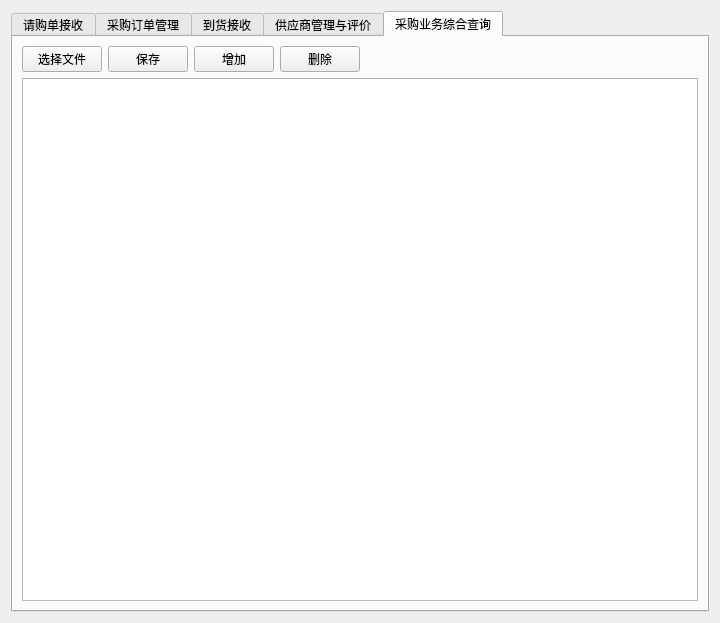
<?xml version="1.0" encoding="UTF-8"?>
<ui version="4.0">
 <class>cg_sector</class>
 <widget class="QWidget" name="cg_sector">
  <property name="geometry">
   <rect>
    <x>0</x>
    <y>0</y>
    <width>720</width>
    <height>623</height>
   </rect>
  </property>
  <property name="windowTitle">
   <string>Form</string>
  </property>
  <layout class="QVBoxLayout" name="verticalLayout_11">
   <item>
    <widget class="QTabWidget" name="tabWidget">
     <property name="currentIndex">
      <number>4</number>
     </property>
     <widget class="QWidget" name="tab_1">
      <attribute name="title">
       <string>请购单接收</string>
      </attribute>
      <layout class="QVBoxLayout" name="verticalLayout_14">
       <item>
        <layout class="QVBoxLayout" name="verticalLayout_13">
         <item>
          <layout class="QHBoxLayout" name="horizontalLayout_15">
           <item>
            <widget class="PrimaryPushButton" name="requisition_receipt_btn">
             <property name="sizePolicy">
              <sizepolicy hsizetype="Fixed" vsizetype="Fixed">
               <horstretch>0</horstretch>
               <verstretch>0</verstretch>
              </sizepolicy>
             </property>
             <property name="minimumSize">
              <size>
               <width>100</width>
               <height>0</height>
              </size>
             </property>
             <property name="text">
              <string>读取采购请求</string>
             </property>
            </widget>
           </item>
           <item>
            <widget class="PrimaryPushButton" name="requisition_accept_btn">
             <property name="sizePolicy">
              <sizepolicy hsizetype="Fixed" vsizetype="Fixed">
               <horstretch>0</horstretch>
               <verstretch>0</verstretch>
              </sizepolicy>
             </property>
             <property name="minimumSize">
              <size>
               <width>100</width>
               <height>0</height>
              </size>
             </property>
             <property name="text">
              <string>接收请求</string>
             </property>
            </widget>
           </item>
           <item>
            <spacer name="horizontalSpacer">
             <property name="orientation">
              <enum>Qt::Horizontal</enum>
             </property>
             <property name="sizeHint" stdset="0">
              <size>
               <width>40</width>
               <height>20</height>
              </size>
             </property>
            </spacer>
           </item>
          </layout>
         </item>
         <item>
          <widget class="TableView" name="requisition_table_view">
           <property name="contextMenuPolicy">
            <enum>Qt::DefaultContextMenu</enum>
           </property>
           <property name="sizeAdjustPolicy">
            <enum>QAbstractScrollArea::AdjustIgnored</enum>
           </property>
           <property name="editTriggers">
            <set>QAbstractItemView::NoEditTriggers</set>
           </property>
           <property name="alternatingRowColors">
            <bool>true</bool>
           </property>
           <property name="selectionMode">
            <enum>QAbstractItemView::ExtendedSelection</enum>
           </property>
           <property name="selectionBehavior">
            <enum>QAbstractItemView::SelectRows</enum>
           </property>
          </widget>
         </item>
        </layout>
       </item>
      </layout>
     </widget>
     <widget class="QWidget" name="tab_2">
      <attribute name="title">
       <string>采购订单管理</string>
      </attribute>
      <layout class="QVBoxLayout" name="verticalLayout_2">
       <item>
        <layout class="QVBoxLayout" name="verticalLayout">
         <item>
          <layout class="QGridLayout" name="gridLayout">
           <item row="0" column="0">
            <widget class="StrongBodyLabel" name="label_12">
             <property name="minimumSize">
              <size>
               <width>96</width>
               <height>0</height>
              </size>
             </property>
             <property name="text">
              <string>采购明细预览：</string>
             </property>
             <property name="alignment">
              <set>Qt::AlignLeading|Qt::AlignLeft|Qt::AlignVCenter</set>
             </property>
            </widget>
           </item>
           <item row="0" column="1" colspan="2">
            <spacer name="horizontalSpacer_3">
             <property name="orientation">
              <enum>Qt::Horizontal</enum>
             </property>
             <property name="sizeHint" stdset="0">
              <size>
               <width>518</width>
               <height>20</height>
              </size>
             </property>
            </spacer>
           </item>
           <item row="1" column="2">
            <widget class="PrimaryToolButton" name="order_search">
             <property name="sizePolicy">
              <sizepolicy hsizetype="Fixed" vsizetype="Fixed">
               <horstretch>0</horstretch>
               <verstretch>0</verstretch>
              </sizepolicy>
             </property>
             <property name="minimumSize">
              <size>
               <width>75</width>
               <height>26</height>
              </size>
             </property>
             <property name="text">
              <string>导入</string>
             </property>
            </widget>
           </item>
           <item row="2" column="2">
            <widget class="PrimaryToolButton" name="order_save">
             <property name="sizePolicy">
              <sizepolicy hsizetype="Fixed" vsizetype="Fixed">
               <horstretch>0</horstretch>
               <verstretch>0</verstretch>
              </sizepolicy>
             </property>
             <property name="minimumSize">
              <size>
               <width>75</width>
               <height>26</height>
              </size>
             </property>
             <property name="text">
              <string>保存</string>
             </property>
            </widget>
           </item>
           <item row="3" column="2">
            <widget class="ToolButton" name="order_add">
             <property name="sizePolicy">
              <sizepolicy hsizetype="Fixed" vsizetype="Fixed">
               <horstretch>0</horstretch>
               <verstretch>0</verstretch>
              </sizepolicy>
             </property>
             <property name="minimumSize">
              <size>
               <width>75</width>
               <height>26</height>
              </size>
             </property>
             <property name="text">
              <string>增加</string>
             </property>
            </widget>
           </item>
           <item row="4" column="2">
            <widget class="ToolButton" name="order_delete">
             <property name="sizePolicy">
              <sizepolicy hsizetype="Fixed" vsizetype="Fixed">
               <horstretch>0</horstretch>
               <verstretch>0</verstretch>
              </sizepolicy>
             </property>
             <property name="minimumSize">
              <size>
               <width>75</width>
               <height>26</height>
              </size>
             </property>
             <property name="text">
              <string>删除</string>
             </property>
            </widget>
           </item>
           <item row="5" column="2">
            <spacer name="verticalSpacer">
             <property name="orientation">
              <enum>Qt::Vertical</enum>
             </property>
             <property name="sizeHint" stdset="0">
              <size>
               <width>20</width>
               <height>98</height>
              </size>
             </property>
            </spacer>
           </item>
           <item row="1" column="0" rowspan="5" colspan="2">
            <widget class="TableView" name="order_table_view"/>
           </item>
          </layout>
         </item>
         <item>
          <layout class="QHBoxLayout" name="horizontalLayout_2">
           <item>
            <layout class="QGridLayout" name="gridLayout_3">
             <item row="0" column="0" colspan="2">
              <widget class="StrongBodyLabel" name="label">
               <property name="text">
                <string>采购明细号：</string>
               </property>
               <property name="alignment">
                <set>Qt::AlignRight|Qt::AlignTrailing|Qt::AlignVCenter</set>
               </property>
              </widget>
             </item>
             <item row="0" column="2">
              <widget class="LineEdit" name="order_detail_id">
               <property name="minimumSize">
                <size>
                 <width>121</width>
                 <height>0</height>
                </size>
               </property>
               <property name="maximumSize">
                <size>
                 <width>121</width>
                 <height>16777215</height>
                </size>
               </property>
              </widget>
             </item>
             <item row="0" column="3">
              <widget class="StrongBodyLabel" name="label_10">
               <property name="text">
                <string>   供应商：</string>
               </property>
               <property name="alignment">
                <set>Qt::AlignRight|Qt::AlignTrailing|Qt::AlignVCenter</set>
               </property>
              </widget>
             </item>
             <item row="0" column="4" colspan="2">
              <widget class="LineEdit" name="order_supplier"/>
             </item>
             <item row="1" column="0" colspan="2">
              <widget class="StrongBodyLabel" name="label_2">
               <property name="text">
                <string>预计到货时间：</string>
               </property>
              </widget>
             </item>
             <item row="1" column="2">
              <widget class="DateTimeEdit" name="dateTimeEdit"/>
             </item>
             <item row="1" column="3" colspan="2">
              <widget class="StrongBodyLabel" name="label_7">
               <property name="text">
                <string>   收货单号：</string>
               </property>
               <property name="alignment">
                <set>Qt::AlignRight|Qt::AlignTrailing|Qt::AlignVCenter</set>
               </property>
              </widget>
             </item>
             <item row="1" column="5">
              <widget class="LineEdit" name="order_receipt_box"/>
             </item>
             <item row="2" column="0">
              <widget class="BodyLabel" name="label_8">
               <property name="text">
                <string>          备注：</string>
               </property>
               <property name="alignment">
                <set>Qt::AlignRight|Qt::AlignTop|Qt::AlignTrailing</set>
               </property>
              </widget>
             </item>
             <item row="2" column="1" colspan="5">
              <widget class="TextEdit" name="order_remarks">
               <property name="sizePolicy">
                <sizepolicy hsizetype="Minimum" vsizetype="Maximum">
                 <horstretch>0</horstretch>
                 <verstretch>0</verstretch>
                </sizepolicy>
               </property>
               <property name="minimumSize">
                <size>
                 <width>300</width>
                 <height>0</height>
                </size>
               </property>
               <property name="maximumSize">
                <size>
                 <width>16777215</width>
                 <height>100</height>
                </size>
               </property>
              </widget>
             </item>
            </layout>
           </item>
           <item>
            <layout class="QGridLayout" name="gridLayout_2">
             <item row="0" column="0">
              <widget class="BodyLabel" name="label_3">
               <property name="text">
                <string>物料编码：</string>
               </property>
               <property name="alignment">
                <set>Qt::AlignRight|Qt::AlignTrailing|Qt::AlignVCenter</set>
               </property>
              </widget>
             </item>
             <item row="0" column="1" colspan="2">
              <widget class="LineEdit" name="order_bom"/>
             </item>
             <item row="1" column="0" colspan="2">
              <widget class="BodyLabel" name="label_6">
               <property name="text">
                <string>物料价格：</string>
               </property>
               <property name="alignment">
                <set>Qt::AlignRight|Qt::AlignTrailing|Qt::AlignVCenter</set>
               </property>
              </widget>
             </item>
             <item row="1" column="2">
              <widget class="LineEdit" name="order_price">
               <property name="minimumSize">
                <size>
                 <width>96</width>
                 <height>0</height>
                </size>
               </property>
              </widget>
             </item>
             <item row="2" column="0" colspan="2">
              <widget class="BodyLabel" name="label_9">
               <property name="text">
                <string>订货批量：</string>
               </property>
               <property name="alignment">
                <set>Qt::AlignRight|Qt::AlignTrailing|Qt::AlignVCenter</set>
               </property>
              </widget>
             </item>
             <item row="2" column="2">
              <widget class="LineEdit" name="order_quantity">
               <property name="sizePolicy">
                <sizepolicy hsizetype="Preferred" vsizetype="Fixed">
                 <horstretch>0</horstretch>
                 <verstretch>0</verstretch>
                </sizepolicy>
               </property>
               <property name="minimumSize">
                <size>
                 <width>96</width>
                 <height>0</height>
                </size>
               </property>
              </widget>
             </item>
             <item row="3" column="0" colspan="2">
              <widget class="BodyLabel" name="label_11">
               <property name="text">
                <string>商品总价：</string>
               </property>
               <property name="alignment">
                <set>Qt::AlignRight|Qt::AlignTrailing|Qt::AlignVCenter</set>
               </property>
              </widget>
             </item>
             <item row="3" column="2">
              <widget class="LineEdit" name="order_total_price">
               <property name="minimumSize">
                <size>
                 <width>96</width>
                 <height>0</height>
                </size>
               </property>
              </widget>
             </item>
            </layout>
           </item>
          </layout>
         </item>
        </layout>
       </item>
      </layout>
     </widget>
     <widget class="QWidget" name="tab_3">
      <attribute name="title">
       <string>到货接收</string>
      </attribute>
      <layout class="QVBoxLayout" name="verticalLayout_4">
       <item>
        <layout class="QVBoxLayout" name="verticalLayout_3">
         <item>
          <layout class="QGridLayout" name="gridLayout_4">
           <item row="0" column="0">
            <widget class="StrongBodyLabel" name="label_5">
             <property name="text">
              <string>到货接收：</string>
             </property>
            </widget>
           </item>
           <item row="0" column="1" colspan="2">
            <spacer name="horizontalSpacer_4">
             <property name="orientation">
              <enum>Qt::Horizontal</enum>
             </property>
             <property name="sizeHint" stdset="0">
              <size>
               <width>558</width>
               <height>20</height>
              </size>
             </property>
            </spacer>
           </item>
           <item row="1" column="0" rowspan="5" colspan="2">
            <widget class="TableView" name="receive_table_view"/>
           </item>
           <item row="1" column="2">
            <widget class="PrimaryPushButton" name="receive_search">
             <property name="sizePolicy">
              <sizepolicy hsizetype="Fixed" vsizetype="Fixed">
               <horstretch>0</horstretch>
               <verstretch>0</verstretch>
              </sizepolicy>
             </property>
             <property name="minimumSize">
              <size>
               <width>75</width>
               <height>26</height>
              </size>
             </property>
             <property name="text">
              <string>读取</string>
             </property>
             <property name="icon">
              <iconset>
               <normaloff>E:/.designer/backup/python/pyQT-sqlite-gui/icons/sc_refresh.png</normaloff>E:/.designer/backup/python/pyQT-sqlite-gui/icons/sc_refresh.png</iconset>
             </property>
            </widget>
           </item>
           <item row="2" column="2">
            <widget class="PrimaryPushButton" name="receive_save">
             <property name="sizePolicy">
              <sizepolicy hsizetype="Fixed" vsizetype="Fixed">
               <horstretch>0</horstretch>
               <verstretch>0</verstretch>
              </sizepolicy>
             </property>
             <property name="minimumSize">
              <size>
               <width>75</width>
               <height>26</height>
              </size>
             </property>
             <property name="text">
              <string>保存</string>
             </property>
             <property name="icon">
              <iconset>
               <normaloff>E:/.designer/backup/python/pyQT-sqlite-gui/icons/sc_refresh.png</normaloff>E:/.designer/backup/python/pyQT-sqlite-gui/icons/sc_refresh.png</iconset>
             </property>
            </widget>
           </item>
           <item row="3" column="2">
            <widget class="PushButton" name="receive_add">
             <property name="sizePolicy">
              <sizepolicy hsizetype="Fixed" vsizetype="Fixed">
               <horstretch>0</horstretch>
               <verstretch>0</verstretch>
              </sizepolicy>
             </property>
             <property name="minimumSize">
              <size>
               <width>75</width>
               <height>26</height>
              </size>
             </property>
             <property name="text">
              <string>增加</string>
             </property>
             <property name="icon">
              <iconset>
               <normaloff>E:/.designer/backup/python/pyQT-sqlite-gui/icons/sc_refresh.png</normaloff>E:/.designer/backup/python/pyQT-sqlite-gui/icons/sc_refresh.png</iconset>
             </property>
            </widget>
           </item>
           <item row="4" column="2">
            <widget class="PushButton" name="receive_delete">
             <property name="sizePolicy">
              <sizepolicy hsizetype="Fixed" vsizetype="Fixed">
               <horstretch>0</horstretch>
               <verstretch>0</verstretch>
              </sizepolicy>
             </property>
             <property name="minimumSize">
              <size>
               <width>75</width>
               <height>26</height>
              </size>
             </property>
             <property name="text">
              <string>删除</string>
             </property>
             <property name="icon">
              <iconset>
               <normaloff>E:/.designer/backup/python/pyQT-sqlite-gui/icons/sc_refresh.png</normaloff>E:/.designer/backup/python/pyQT-sqlite-gui/icons/sc_refresh.png</iconset>
             </property>
            </widget>
           </item>
           <item row="5" column="2">
            <spacer name="verticalSpacer_2">
             <property name="orientation">
              <enum>Qt::Vertical</enum>
             </property>
             <property name="sizeHint" stdset="0">
              <size>
               <width>20</width>
               <height>168</height>
              </size>
             </property>
            </spacer>
           </item>
          </layout>
         </item>
         <item>
          <layout class="QHBoxLayout" name="horizontalLayout_3">
           <item>
            <layout class="QGridLayout" name="gridLayout_5">
             <item row="0" column="0">
              <widget class="StrongBodyLabel" name="label_17">
               <property name="text">
                <string>收货单号：</string>
               </property>
              </widget>
             </item>
             <item row="0" column="1">
              <widget class="LineEdit" name="receive_id"/>
             </item>
             <item row="1" column="0">
              <widget class="StrongBodyLabel" name="label_13">
               <property name="text">
                <string>物料编码：</string>
               </property>
              </widget>
             </item>
             <item row="1" column="1">
              <widget class="LineEdit" name="receive_item"/>
             </item>
             <item row="2" column="0">
              <widget class="StrongBodyLabel" name="label_18">
               <property name="text">
                <string>到货时间：</string>
               </property>
              </widget>
             </item>
             <item row="2" column="1">
              <widget class="DateTimeEdit" name="receive_time"/>
             </item>
             <item row="3" column="0">
              <widget class="StrongBodyLabel" name="label_19">
               <property name="text">
                <string>到货量：</string>
               </property>
              </widget>
             </item>
             <item row="3" column="1">
              <widget class="LineEdit" name="receive_quantity"/>
             </item>
             <item row="4" column="0">
              <widget class="StrongBodyLabel" name="label_20">
               <property name="text">
                <string>合格品数：</string>
               </property>
              </widget>
             </item>
             <item row="4" column="1">
              <widget class="LineEdit" name="receive_qualified"/>
             </item>
             <item row="5" column="0">
              <widget class="StrongBodyLabel" name="label_21">
               <property name="text">
                <string>入库状态：</string>
               </property>
              </widget>
             </item>
             <item row="5" column="1">
              <widget class="CheckBox" name="receive_status">
               <property name="text">
                <string>已入库</string>
               </property>
              </widget>
             </item>
            </layout>
           </item>
           <item>
            <layout class="QGridLayout" name="gridLayout_6">
             <item row="0" column="0">
              <widget class="BodyLabel" name="label_22">
               <property name="text">
                <string>备注：</string>
               </property>
               <property name="alignment">
                <set>Qt::AlignRight|Qt::AlignTop|Qt::AlignTrailing</set>
               </property>
              </widget>
             </item>
             <item row="1" column="0">
              <widget class="PrimaryPushButton" name="receive_btn">
               <property name="sizePolicy">
                <sizepolicy hsizetype="Fixed" vsizetype="Fixed">
                 <horstretch>0</horstretch>
                 <verstretch>0</verstretch>
                </sizepolicy>
               </property>
               <property name="minimumSize">
                <size>
                 <width>75</width>
                 <height>26</height>
                </size>
               </property>
               <property name="text">
                <string>入库操作</string>
               </property>
              </widget>
             </item>
             <item row="0" column="1" rowspan="2">
              <widget class="TextEdit" name="receive_remarks">
               <property name="sizePolicy">
                <sizepolicy hsizetype="Maximum" vsizetype="Maximum">
                 <horstretch>0</horstretch>
                 <verstretch>0</verstretch>
                </sizepolicy>
               </property>
               <property name="maximumSize">
                <size>
                 <width>300</width>
                 <height>150</height>
                </size>
               </property>
              </widget>
             </item>
            </layout>
           </item>
          </layout>
         </item>
        </layout>
       </item>
      </layout>
     </widget>
     <widget class="QWidget" name="tab_4">
      <attribute name="title">
       <string>供应商管理与评价</string>
      </attribute>
      <layout class="QHBoxLayout" name="horizontalLayout_24">
       <item>
        <layout class="QHBoxLayout" name="horizontalLayout_22">
         <item>
          <layout class="QVBoxLayout" name="verticalLayout_10">
           <item>
            <layout class="QHBoxLayout" name="horizontalLayout">
             <item>
              <widget class="StrongBodyLabel" name="label_4">
               <property name="sizePolicy">
                <sizepolicy hsizetype="Fixed" vsizetype="Fixed">
                 <horstretch>0</horstretch>
                 <verstretch>0</verstretch>
                </sizepolicy>
               </property>
               <property name="minimumSize">
                <size>
                 <width>60</width>
                 <height>30</height>
                </size>
               </property>
               <property name="maximumSize">
                <size>
                 <width>16777215</width>
                 <height>30</height>
                </size>
               </property>
               <property name="text">
                <string>供应商：</string>
               </property>
              </widget>
             </item>
             <item>
              <widget class="ComboBox" name="supplier_choose_box">
               <property name="minimumSize">
                <size>
                 <width>151</width>
                 <height>30</height>
                </size>
               </property>
               <property name="maximumSize">
                <size>
                 <width>16777215</width>
                 <height>30</height>
                </size>
               </property>
              </widget>
             </item>
             <item>
              <spacer name="horizontalSpacer_2">
               <property name="orientation">
                <enum>Qt::Horizontal</enum>
               </property>
               <property name="sizeHint" stdset="0">
                <size>
                 <width>128</width>
                 <height>20</height>
                </size>
               </property>
              </spacer>
             </item>
            </layout>
           </item>
           <item>
            <layout class="QHBoxLayout" name="horizontalLayout_21">
             <item>
              <layout class="QVBoxLayout" name="verticalLayout_9">
               <item>
                <layout class="QHBoxLayout" name="horizontalLayout_16">
                 <item>
                  <spacer name="horizontalSpacer_21">
                   <property name="orientation">
                    <enum>Qt::Horizontal</enum>
                   </property>
                   <property name="sizeType">
                    <enum>QSizePolicy::Fixed</enum>
                   </property>
                   <property name="sizeHint" stdset="0">
                    <size>
                     <width>62</width>
                     <height>20</height>
                    </size>
                   </property>
                  </spacer>
                 </item>
                 <item>
                  <widget class="BodyLabel" name="supplier_location">
                   <property name="sizePolicy">
                    <sizepolicy hsizetype="Preferred" vsizetype="Minimum">
                     <horstretch>0</horstretch>
                     <verstretch>0</verstretch>
                    </sizepolicy>
                   </property>
                   <property name="minimumSize">
                    <size>
                     <width>211</width>
                     <height>50</height>
                    </size>
                   </property>
                   <property name="maximumSize">
                    <size>
                     <width>16777215</width>
                     <height>60</height>
                    </size>
                   </property>
                   <property name="text">
                    <string/>
                   </property>
                   <property name="alignment">
                    <set>Qt::AlignLeading|Qt::AlignLeft|Qt::AlignTop</set>
                   </property>
                   <property name="wordWrap">
                    <bool>true</bool>
                   </property>
                  </widget>
                 </item>
                </layout>
               </item>
               <item>
                <layout class="QHBoxLayout" name="horizontalLayout_17">
                 <item>
                  <widget class="StrongBodyLabel" name="label_14">
                   <property name="sizePolicy">
                    <sizepolicy hsizetype="Fixed" vsizetype="Fixed">
                     <horstretch>0</horstretch>
                     <verstretch>0</verstretch>
                    </sizepolicy>
                   </property>
                   <property name="minimumSize">
                    <size>
                     <width>71</width>
                     <height>16</height>
                    </size>
                   </property>
                   <property name="text">
                    <string>供应商编号：</string>
                   </property>
                  </widget>
                 </item>
                 <item>
                  <widget class="BodyLabel" name="supplier_id">
                   <property name="minimumSize">
                    <size>
                     <width>131</width>
                     <height>16</height>
                    </size>
                   </property>
                   <property name="maximumSize">
                    <size>
                     <width>16777215</width>
                     <height>16</height>
                    </size>
                   </property>
                   <property name="text">
                    <string/>
                   </property>
                  </widget>
                 </item>
                </layout>
               </item>
               <item>
                <layout class="QHBoxLayout" name="horizontalLayout_18">
                 <item>
                  <widget class="StrongBodyLabel" name="label_15">
                   <property name="sizePolicy">
                    <sizepolicy hsizetype="Fixed" vsizetype="Fixed">
                     <horstretch>0</horstretch>
                     <verstretch>0</verstretch>
                    </sizepolicy>
                   </property>
                   <property name="minimumSize">
                    <size>
                     <width>61</width>
                     <height>16</height>
                    </size>
                   </property>
                   <property name="maximumSize">
                    <size>
                     <width>16777215</width>
                     <height>16</height>
                    </size>
                   </property>
                   <property name="text">
                    <string>公司电话：</string>
                   </property>
                  </widget>
                 </item>
                 <item>
                  <widget class="BodyLabel" name="supplier_tel">
                   <property name="minimumSize">
                    <size>
                     <width>141</width>
                     <height>16</height>
                    </size>
                   </property>
                   <property name="maximumSize">
                    <size>
                     <width>16777215</width>
                     <height>16</height>
                    </size>
                   </property>
                   <property name="text">
                    <string/>
                   </property>
                  </widget>
                 </item>
                </layout>
               </item>
              </layout>
             </item>
             <item>
              <widget class="QGraphicsView" name="supplier_logo">
               <property name="sizePolicy">
                <sizepolicy hsizetype="Fixed" vsizetype="Fixed">
                 <horstretch>0</horstretch>
                 <verstretch>0</verstretch>
                </sizepolicy>
               </property>
               <property name="verticalScrollBarPolicy">
                <enum>Qt::ScrollBarAlwaysOff</enum>
               </property>
               <property name="horizontalScrollBarPolicy">
                <enum>Qt::ScrollBarAlwaysOff</enum>
               </property>
               <property name="sizeAdjustPolicy">
                <enum>QAbstractScrollArea::AdjustToContentsOnFirstShow</enum>
               </property>
              </widget>
             </item>
            </layout>
           </item>
           <item>
            <layout class="QHBoxLayout" name="horizontalLayout_19">
             <item>
              <widget class="BodyLabel" name="label_16">
               <property name="sizePolicy">
                <sizepolicy hsizetype="Preferred" vsizetype="Preferred">
                 <horstretch>0</horstretch>
                 <verstretch>0</verstretch>
                </sizepolicy>
               </property>
               <property name="text">
                <string>简介：</string>
               </property>
               <property name="alignment">
                <set>Qt::AlignLeading|Qt::AlignLeft|Qt::AlignTop</set>
               </property>
              </widget>
             </item>
             <item>
              <widget class="PlainTextEdit" name="supplier_profile">
               <property name="minimumSize">
                <size>
                 <width>331</width>
                 <height>0</height>
                </size>
               </property>
              </widget>
             </item>
            </layout>
           </item>
           <item>
            <layout class="QHBoxLayout" name="horizontalLayout_20">
             <item>
              <spacer name="horizontalSpacer_22">
               <property name="orientation">
                <enum>Qt::Horizontal</enum>
               </property>
               <property name="sizeHint" stdset="0">
                <size>
                 <width>40</width>
                 <height>20</height>
                </size>
               </property>
              </spacer>
             </item>
             <item>
              <widget class="PrimaryPushButton" name="supplier_list">
               <property name="sizePolicy">
                <sizepolicy hsizetype="Fixed" vsizetype="Fixed">
                 <horstretch>0</horstretch>
                 <verstretch>0</verstretch>
                </sizepolicy>
               </property>
               <property name="text">
                <string>在售清单</string>
               </property>
              </widget>
             </item>
             <item>
              <widget class="PushButton" name="supplier_evaluate">
               <property name="sizePolicy">
                <sizepolicy hsizetype="Fixed" vsizetype="Fixed">
                 <horstretch>0</horstretch>
                 <verstretch>0</verstretch>
                </sizepolicy>
               </property>
               <property name="text">
                <string>生成评价</string>
               </property>
              </widget>
             </item>
             <item>
              <spacer name="horizontalSpacer_23">
               <property name="orientation">
                <enum>Qt::Horizontal</enum>
               </property>
               <property name="sizeHint" stdset="0">
                <size>
                 <width>178</width>
                 <height>20</height>
                </size>
               </property>
              </spacer>
             </item>
            </layout>
           </item>
          </layout>
         </item>
         <item>
          <layout class="QVBoxLayout" name="verticalLayout_8">
           <item>
            <widget class="QGraphicsView" name="supplier_graphic_1"/>
           </item>
           <item>
            <widget class="QGraphicsView" name="supplier_graphic_2"/>
           </item>
           <item>
            <widget class="QGraphicsView" name="supplier_graphic_3"/>
           </item>
          </layout>
         </item>
        </layout>
       </item>
      </layout>
     </widget>
     <widget class="QWidget" name="tab_5">
      <attribute name="title">
       <string>采购业务综合查询</string>
      </attribute>
      <layout class="QVBoxLayout" name="verticalLayout_12">
       <item>
        <layout class="QVBoxLayout" name="verticalLayout_6">
         <item>
          <layout class="QHBoxLayout" name="horizontalLayout_25">
           <item>
            <widget class="PrimaryPushButton" name="query_choose_btn">
             <property name="text">
              <string>选择文件</string>
             </property>
             <property name="icon">
              <iconset>
               <normaloff>E:/.designer/backup/python/pyQT-sqlite-gui/icons/sc_refresh.png</normaloff>E:/.designer/backup/python/pyQT-sqlite-gui/icons/sc_refresh.png</iconset>
             </property>
            </widget>
           </item>
           <item>
            <widget class="PrimaryPushButton" name="query_save">
             <property name="text">
              <string>保存</string>
             </property>
             <property name="icon">
              <iconset>
               <normaloff>E:/.designer/backup/python/pyQT-sqlite-gui/icons/sc_refresh.png</normaloff>E:/.designer/backup/python/pyQT-sqlite-gui/icons/sc_refresh.png</iconset>
             </property>
            </widget>
           </item>
           <item>
            <widget class="PushButton" name="query_add">
             <property name="text">
              <string>增加</string>
             </property>
             <property name="icon">
              <iconset>
               <normaloff>E:/.designer/backup/python/pyQT-sqlite-gui/icons/sc_refresh.png</normaloff>E:/.designer/backup/python/pyQT-sqlite-gui/icons/sc_refresh.png</iconset>
             </property>
            </widget>
           </item>
           <item>
            <widget class="PushButton" name="query_delete">
             <property name="text">
              <string>删除</string>
             </property>
             <property name="icon">
              <iconset>
               <normaloff>E:/.designer/backup/python/pyQT-sqlite-gui/icons/sc_refresh.png</normaloff>E:/.designer/backup/python/pyQT-sqlite-gui/icons/sc_refresh.png</iconset>
             </property>
            </widget>
           </item>
           <item>
            <spacer name="horizontalSpacer_24">
             <property name="orientation">
              <enum>Qt::Horizontal</enum>
             </property>
             <property name="sizeHint" stdset="0">
              <size>
               <width>40</width>
               <height>20</height>
              </size>
             </property>
            </spacer>
           </item>
          </layout>
         </item>
         <item>
          <widget class="TableView" name="query_list_view"/>
         </item>
        </layout>
       </item>
      </layout>
     </widget>
    </widget>
   </item>
  </layout>
 </widget>
 <customwidgets>
  <customwidget>
   <class>PushButton</class>
   <extends>QPushButton</extends>
   <header>qfluentwidgets</header>
  </customwidget>
  <customwidget>
   <class>TableView</class>
   <extends>QTableView</extends>
   <header>qfluentwidgets</header>
  </customwidget>
  <customwidget>
   <class>PrimaryPushButton</class>
   <extends>QPushButton</extends>
   <header>qfluentwidgets</header>
  </customwidget>
  <customwidget>
   <class>CheckBox</class>
   <extends>QCheckBox</extends>
   <header>qfluentwidgets</header>
  </customwidget>
  <customwidget>
   <class>LineEdit</class>
   <extends>QLineEdit</extends>
   <header>qfluentwidgets</header>
  </customwidget>
  <customwidget>
   <class>PlainTextEdit</class>
   <extends>QTextBrowser</extends>
   <header>qfluentwidgets</header>
  </customwidget>
  <customwidget>
   <class>BodyLabel</class>
   <extends>QLabel</extends>
   <header>qfluentwidgets</header>
  </customwidget>
  <customwidget>
   <class>StrongBodyLabel</class>
   <extends>QLabel</extends>
   <header>qfluentwidgets</header>
  </customwidget>
  <customwidget>
   <class>TextEdit</class>
   <extends>QTextEdit</extends>
   <header>qfluentwidgets</header>
  </customwidget>
  <customwidget>
   <class>ToolButton</class>
   <extends>QToolButton</extends>
   <header>qfluentwidgets</header>
  </customwidget>
  <customwidget>
   <class>DateTimeEdit</class>
   <extends>QDateTimeEdit</extends>
   <header>qfluentwidgets</header>
  </customwidget>
  <customwidget>
   <class>ComboBox</class>
   <extends>QComboBox</extends>
   <header>qfluentwidgets</header>
  </customwidget>
  <customwidget>
   <class>PrimaryToolButton</class>
   <extends>QToolButton</extends>
   <header>qfluentwidgets</header>
  </customwidget>
 </customwidgets>
 <resources/>
 <connections/>
</ui>
